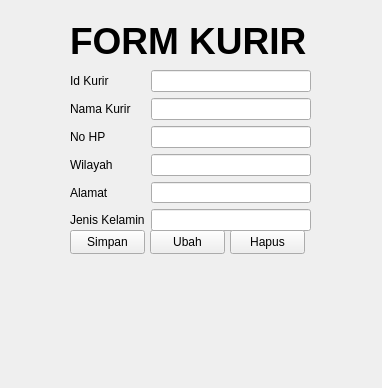
<?xml version="1.0" encoding="UTF-8"?>
<ui version="4.0">
 <class>Form</class>
 <widget class="QWidget" name="Form">
  <property name="geometry">
   <rect>
    <x>0</x>
    <y>0</y>
    <width>382</width>
    <height>388</height>
   </rect>
  </property>
  <property name="windowTitle">
   <string>Form</string>
  </property>
  <widget class="QWidget" name="formLayoutWidget">
   <property name="geometry">
    <rect>
     <x>70</x>
     <y>70</y>
     <width>241</width>
     <height>161</height>
    </rect>
   </property>
   <layout class="QFormLayout" name="formLayout">
    <item row="0" column="0">
     <widget class="QLabel" name="idKurirLabel">
      <property name="text">
       <string>Id Kurir</string>
      </property>
     </widget>
    </item>
    <item row="0" column="1">
     <widget class="QLineEdit" name="idKurirLineEdit"/>
    </item>
    <item row="1" column="0">
     <widget class="QLabel" name="namaKurirLabel">
      <property name="text">
       <string>Nama Kurir</string>
      </property>
     </widget>
    </item>
    <item row="1" column="1">
     <widget class="QLineEdit" name="namaKurirLineEdit"/>
    </item>
    <item row="2" column="0">
     <widget class="QLabel" name="noHPLabel">
      <property name="text">
       <string>No HP</string>
      </property>
     </widget>
    </item>
    <item row="2" column="1">
     <widget class="QLineEdit" name="noHPLineEdit"/>
    </item>
    <item row="3" column="0">
     <widget class="QLabel" name="wilayahLabel">
      <property name="text">
       <string>Wilayah</string>
      </property>
     </widget>
    </item>
    <item row="3" column="1">
     <widget class="QLineEdit" name="wilayahLineEdit"/>
    </item>
    <item row="4" column="0">
     <widget class="QLabel" name="alamatLabel">
      <property name="text">
       <string>Alamat</string>
      </property>
     </widget>
    </item>
    <item row="4" column="1">
     <widget class="QLineEdit" name="alamatLineEdit"/>
    </item>
    <item row="5" column="0">
     <widget class="QLabel" name="jenisKelaminLabel">
      <property name="text">
       <string>Jenis Kelamin</string>
      </property>
     </widget>
    </item>
    <item row="5" column="1">
     <widget class="QLineEdit" name="jenisKelaminLineEdit"/>
    </item>
   </layout>
  </widget>
  <widget class="QPushButton" name="pushButton">
   <property name="geometry">
    <rect>
     <x>70</x>
     <y>230</y>
     <width>75</width>
     <height>24</height>
    </rect>
   </property>
   <property name="text">
    <string>Simpan</string>
   </property>
  </widget>
  <widget class="QPushButton" name="pushButton_2">
   <property name="geometry">
    <rect>
     <x>150</x>
     <y>230</y>
     <width>75</width>
     <height>24</height>
    </rect>
   </property>
   <property name="text">
    <string>Ubah</string>
   </property>
  </widget>
  <widget class="QPushButton" name="pushButton_3">
   <property name="geometry">
    <rect>
     <x>230</x>
     <y>230</y>
     <width>75</width>
     <height>24</height>
    </rect>
   </property>
   <property name="text">
    <string>Hapus</string>
   </property>
  </widget>
  <widget class="QLabel" name="label">
   <property name="geometry">
    <rect>
     <x>70</x>
     <y>20</y>
     <width>241</width>
     <height>41</height>
    </rect>
   </property>
   <property name="font">
    <font>
     <pointsize>28</pointsize>
     <bold>true</bold>
    </font>
   </property>
   <property name="text">
    <string>FORM KURIR</string>
   </property>
  </widget>
 </widget>
 <resources/>
 <connections/>
</ui>
